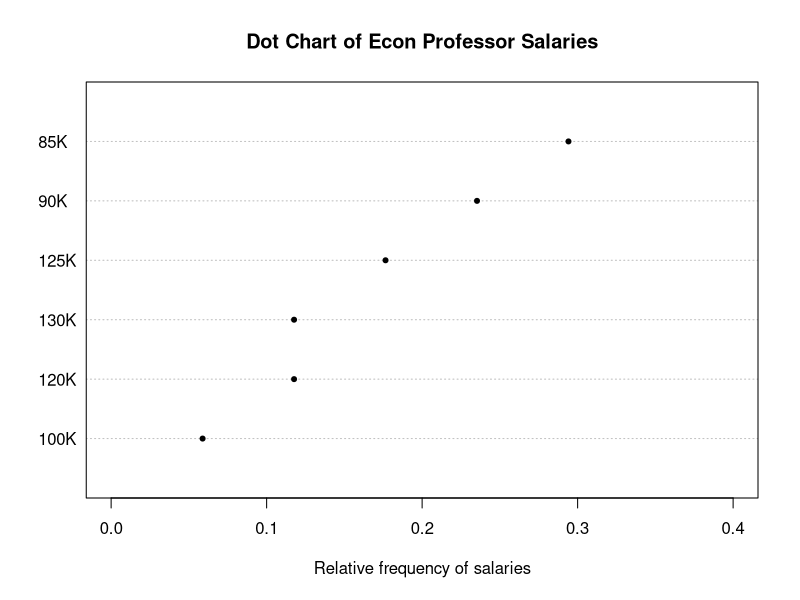
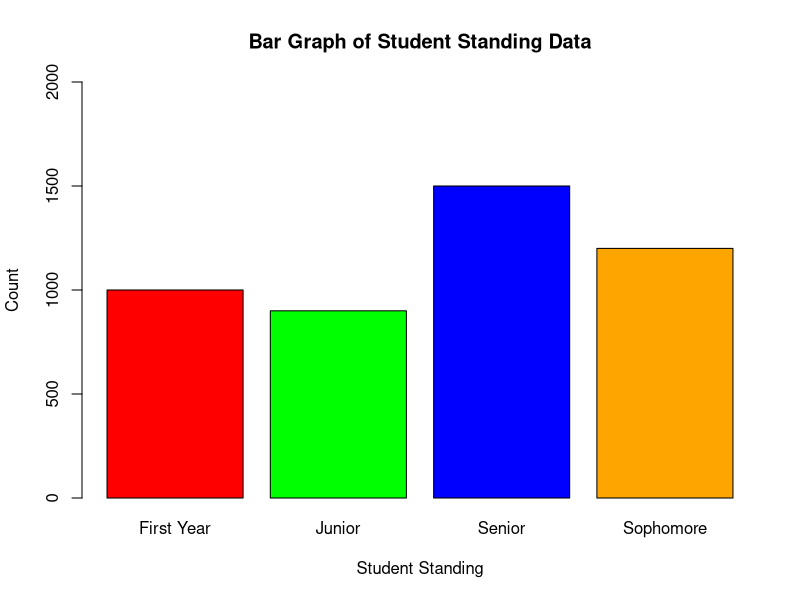

These figures' R source, in order:
## ---- chunk 1
knitr::opts_chunk$set(echo = TRUE)
## ---- chunk 2
#create table with salaries and frequency

salaryset <- c(rep('85K', 5), rep('90K', 4), rep('100K', 1), rep('120K', 2), 
rep('125K', 3), rep('130K', 2))

salarytable <- table(salaryset)

## ---- chunk 3
salarytable #notice that R arranged in different order than what was entered in set 
## ---- chunk 4
#constructing relative frequency distribution of the data in the table.

s <- sum(salarytable)

#divide by sum to get relative frequencies
relfreq <- salarytable/s 

#view freq
relfreq
## ---- chunk 5
dotchart(sort(relfreq),
         xlab = 'Relative frequency of salaries',
         main = 'Dot Chart of Econ Professor Salaries',
         xlim = c(0, 0.4), pch = 20, color = 'black')
## ---- chunk 6
salaries <- c(rep(85000, 5), rep(90000, 4), rep(100000, 1), rep(120000, 2), 
rep(125000, 3), rep(130000, 2))

head(salaries, 9) #confirming data entered correctly. Note that salaries is numerical and salaryset is categorical.
## ---- chunk 7
mean(salaries)
## ---- chunk 8
median(salaries)
## ---- chunk 9
min(salaries)
max(salaries)
## ---- chunk 10
IQR(salaries) #IQR is 40,000
summary(salaries) #quartiles 
## ---- chunk 11
#create table with grade and frequency

students <- c(rep('First Year', 1000), rep('Sophomore', 1200), rep('Junior', 900), rep('Senior', 1500))

studenttable <- table(students)
studenttable
## ---- chunk 12
#building up to bar chart by making a relative frequency distribution

n <- sum(studenttable)

#divide by sum and make new table w/ relative frequencies 

studentfreq <- studenttable/n
studentfreq
## ---- chunk 13
#barplot
barplot(studenttable, col = c('red', 'green', 'blue', 'orange'),
        xlab = 'Student Standing',
        ylab = 'Count',
        ylim = c(0, 2000), main = 'Bar Graph of Student Standing Data')
## ---- chunk 14
#entered heights in total inches 
heights <- c(70, 65, 66, 66, 68, 65, 62, 72)
## ---- chunk 15
summary(heights)
## ---- chunk 16
IQR(heights) #IQR is 3.5 inches
sd(heights) #3.150964 is standard deviation 
## ---- chunk 17
#using as.table() and other functions to create a contingency table of counts. Source: anvas.evergreen.edu/courses/3164/modules/items/311641  

tab <- as.table(rbind(c(508, 349, 425, 288), c(371, 337, 384, 338)))
dimnames(tab) <- list(finaid = c("Yes", "No"),
                      class = c("First Year", "Sophomore", "Junior", "Senior"))
tab
## ---- chunk 18
total <- rowSums(tab) #finding row sums
tab <- cbind(tab, total) #adding row sums to table
total <- colSums(tab) #reusing "total" for finding column sums 
fintab <- rbind(tab, total) #second table with sums for cross tabulation 
fintab #viewing table with totals 
## ---- chunk 19
#3A
#finding conditional probability of p(yes|senior)
fintab[1,4]/fintab[3,4] #numerator is 1st row fourth column and denominator is 3rd row fourth column 
## ---- chunk 20
#3B
#finding conditional probability of p(senior|yes)
fintab[1,4]/fintab[1,5]
## ---- chunk 21
#3C
#finding conditional probability of p(yes|first year)
fintab[1,1]/fintab[3,1] #first years with finaid/total number of first years
